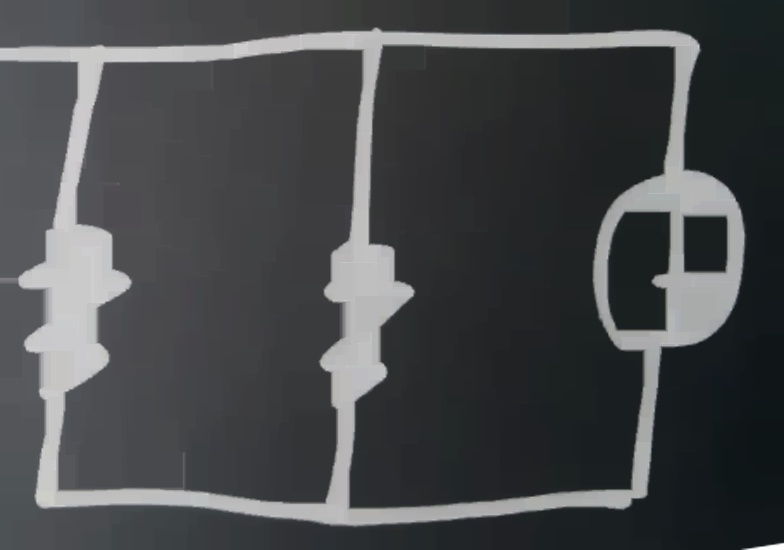
#> input picture custom_mask.jpg, 784 x 550 px
$ python playground.py
#> lines starting #> are read from the running program, lines starting #| are printed output that depends on the picture; after the words box and inside, x2 and y2 are one past the last pixel; in counts of white or black regions, pixels touching at a corner belong together
from cv2 import cv2
import numpy as np
'''from dataclasses import dataclass

@dataclass'''
class ComponentClass:


    def __init__(self,type,rot,point1,point2,source_mask):
        self.type=type
        self.rot=rot
        self.__point1=np.asarray(point1)
        self.__point2=np.asarray(point2)
        __small_offset=np.asarray([3,3])
        self.small_point1=self.__point1+__small_offset
        self.small_point2=self.__point2-__small_offset
        self.pin_rectangles=[]
        self.pin_rectangles.append(np.zeros_like(source_mask))
        self.pin_rectangles.append(np.zeros_like(source_mask))
        cv2.imshow("circuit",source_mask)
        cv2.waitKey(0)
        self.__generate_pin_boxes()
        cv2.imshow("positive",self.pin_rectangles[0])
        cv2.waitKey(0)
        cv2.imshow("negative",self.pin_rectangles[1])
        cv2.waitKey(0)

    def __generate_pin_boxes(self):
        #Positive Bottom
        if(self.rot==0):
            midPointy=(self.__point2[1]+self.__point1[1])/2
            top1=self.__point1
            top2=np.asarray([self.__point2[0],midPointy])

            bottom1=np.asarray([self.__point1[0],midPointy])
            bottom2=self.__point2

            #Index 0 is always negative
            self.pin_rectangles[0]=cv2.rectangle(self.pin_rectangles[0],tuple(top1.astype(int)),tuple(top2.astype(int)), 255, -1)

            self.pin_rectangles[1]=cv2.rectangle(self.pin_rectangles[1],tuple(bottom1.astype(int)),tuple(bottom2.astype(int)), 255, -1)
        elif(self.rot==1):
            midPointx=(self.__point2[0]+self.__point1[0])/2
            left1=self.__point1
            left2=np.asarray([midPointx,self.__point2[1]])

            right1=np.asarray([midPointx,self.__point1[1]])
            right2=self.__point2

             #Index 0 is always negative
            self.pin_rectangles[0]=cv2.rectangle(self.pin_rectangles[0],tuple(right1.astype(int)),tuple(right2.astype(int)), 255, -1)

            self.pin_rectangles[1]=cv2.rectangle(self.pin_rectangles[1],tuple(left1.astype(int)),tuple(left2.astype(int)), 255, -1)

        elif(self.rot==2):
            midPointy=(self.__point2[1]+self.__point1[1])/2
            top1=self.__point1
            top2=np.asarray([self.__point2[0],midPointy])

            bottom1=np.asarray([self.__point1[0],midPointy])
            bottom2=self.__point2

            #Index 0 is always negative
            self.pin_rectangles[0]=cv2.rectangle(self.pin_rectangles[0],tuple(bottom1.astype(int)),tuple(bottom2.astype(int)), 255, -1)

            self.pin_rectangles[1]=cv2.rectangle(self.pin_rectangles[1],tuple(top1.astype(int)),tuple(top2.astype(int)), 255, -1)

        elif(self.rot==4):
            midPointx=(self.__point2[0]+self.__point1[0])/2
            left1=self.__point1
            left2=np.asarray([midPointx,self.__point2[1]])

            right1=np.asarray([midPointx,self.__point1[1]])
            right2=self.__point2

             #Index 0 is always negative
            self.pin_rectangles[0]=cv2.rectangle(self.pin_rectangles[0],tuple(left1.astype(int)),tuple(left2.astype(int)), 255, -1)

            self.pin_rectangles[1]=cv2.rectangle(self.pin_rectangles[1],tuple(right1.astype(int)),tuple(right2.astype(int)), 255, -1)

    def check_intersect(self,line_mask):
        for pin_index,pin_mask in enumerate(self.pin_rectangles):
            #print(pin_index)
            intersect=cv2.bitwise_and(line_mask,pin_mask)
            cv2.imshow("or",cv2.bitwise_or(line_mask,pin_mask))
            cv2.waitKey(0)
            if np.concatenate(intersect).sum() >0:
                #If positive return 1
                return pin_index+1
                '''if pin_index==0:
                    return 1
                else:
                    return -1'''

        return None
            #np.concatenate(skel).sum()
        #print("Private method")
'''
def adj_builder(mask,components):
    #Create a mask with just the lines

    #Scale up compoents by small amount

    #Loop through lines

        #Store temp intersetions
        #store connection index and +,- if negative or positve


        #if no intersection don't add this line to adj
        #or if only one intersection invalid
'''


if __name__ == '__main__':
    # Import images
    imgGray=cv2.imread('custom_mask.jpg', cv2.IMREAD_GRAYSCALE)
#> imgGray: shape (550, 784); min 19, max 255, mean 72.4
    ret,mask = cv2.threshold(imgGray,127,255,cv2.THRESH_BINARY)
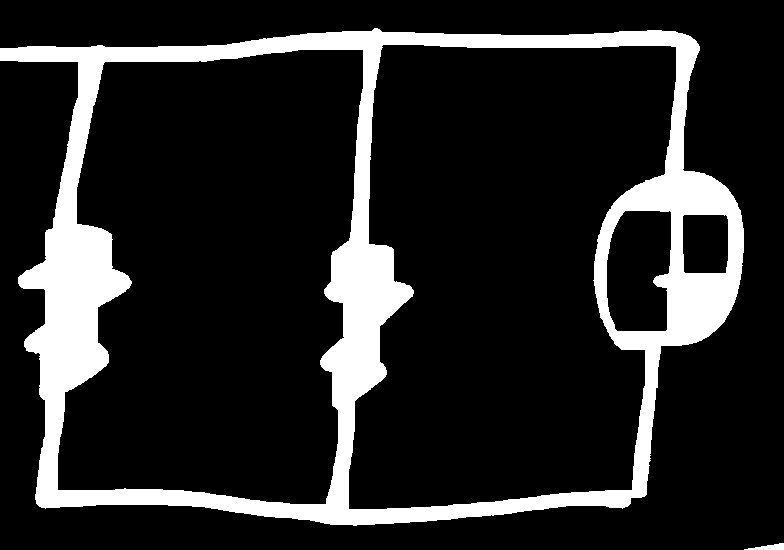
#> mask: shape (550, 784); 15.5% white; 2 white regions, box (x1, y1, x2, y2) and area: (0, 28, 744, 526) 66647, (744, 543, 784, 550) 160
    cv2.imshow("mask",mask)
    cv2.waitKey(0)

    # creating list
    components = []

    # appending instances to list
    components.append(ComponentClass('v',1,(575,167),(746,352),mask))
    components.append(ComponentClass('r',1,(306,239),(452,412),mask))
    components.append(ComponentClass('r',1,(0,216),(153,415),mask))
#> call 3 of __init__, with type = 'r', rot = 1, point1 = (0, 216), point2 = (153, 415)
#> in __init__ (call 3), `cv2.imshow("positive",self.pin_rectangles[0])`:
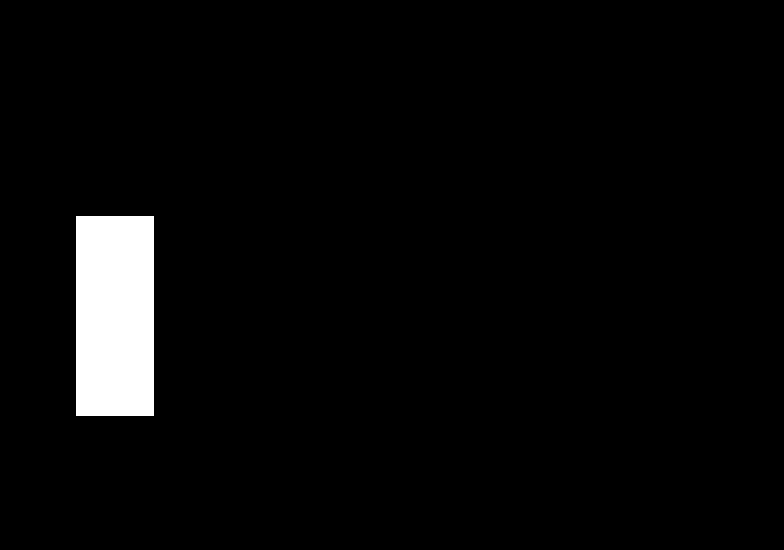
#> window 'positive': shape (550, 784); 3.6% white; 1 white region, box (x1, y1, x2, y2) and area: (76, 216, 154, 416) 15600
#> in __init__ (call 3), `cv2.imshow("negative",self.pin_rectangles[1])`:
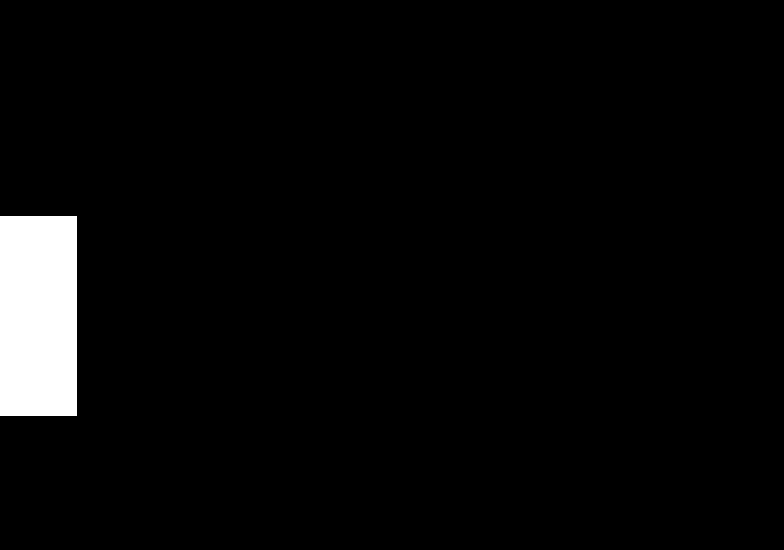
#> window 'negative': shape (550, 784); 3.6% white; 1 white region, box (x1, y1, x2, y2) and area: (0, 216, 77, 416) 15400


    #Make a mask for components
    component_mask=np.zeros_like(mask)

    for component in components:
        #print( obj.name, obj.roll, sep =' ' )
        component_mask=cv2.rectangle(component_mask, tuple(component.small_point1), tuple(component.small_point2), 255, -1)
        cv2.imshow("components",component_mask)
        cv2.waitKey(0)
#> this loop made 3 passes
#> pass 3, `component_mask=cv2.rectangle(component_mask, tuple(component.small_poi..`:
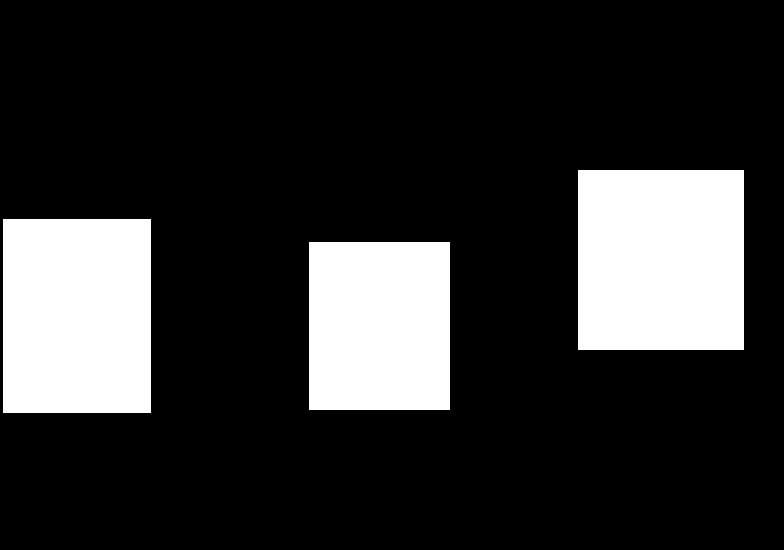
#> component_mask: shape (550, 784); 19.1% white; 3 white regions, box (x1, y1, x2, y2) and area: (578, 170, 744, 350) 29880, (3, 219, 151, 413) 28712, (309, 242, 450, 410) 23688

    line_mask=cv2.bitwise_and(mask,cv2.bitwise_not(component_mask))
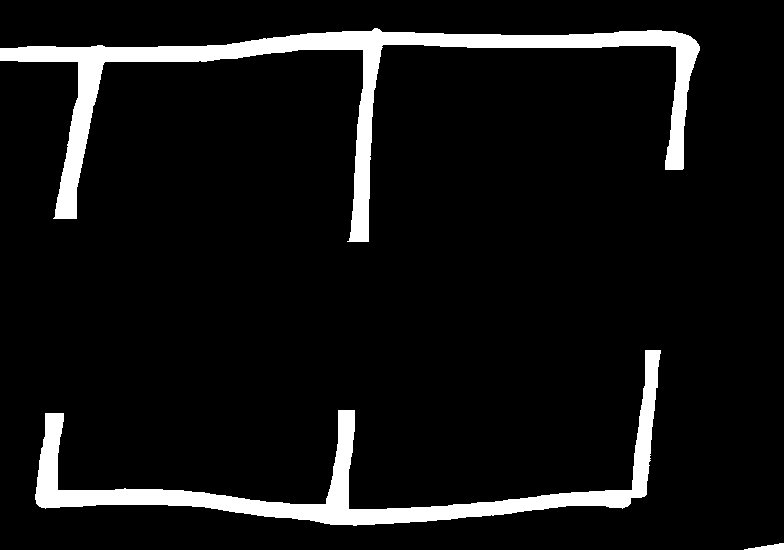
#> line_mask: shape (550, 784); 7.7% white; 3 white regions

    cv2.imshow("lines",line_mask)
    cv2.waitKey(0)
    number_of_components=len(components)
#> number_of_components = 3
    adj_matrix=np.zeros((number_of_components,number_of_components))
#> adj_matrix = [[0, 0, 0], [0, 0, 0], [0, 0, 0]]

    contours, hierarchy = cv2.findContours(line_mask,cv2.RETR_EXTERNAL, cv2.CHAIN_APPROX_NONE)
#> contours = 3 contours; box (x1, y1, x2, y2) and area: (0, 28, 700, 242) 17337, (35, 350, 661, 526) 13564, (744, 543, 784, 550) 117
    for line_idx, line in enumerate(contours):
        #print(line_idx)
        #If you dont' do [cnt] it takes cnt to be a list of sub contours ie.e. each pixel on the edge is a contour
        #filling a pixel doesn't make sense
        line_mask=cv2.drawContours(np.zeros_like(mask),[line], -1, 255, cv2.FILLED)
        cv2.imshow("contours",line_mask)
        cv2.waitKey(0)
        connection_found=False
        for component_idx,component in enumerate(components):
            print(component_idx)
            pintype=component.check_intersect(line_mask)
            if pintype is not None:
                #We have a connection
                #Have we had a previous connection i.e. is the line in adj matrix
                if connection_found==False:
                    adj_matrix=np.pad(adj_matrix,(0,1))
                    connection_found=True
                #Have we already added a row

                adj_matrix[component_idx,number_of_components+line_idx-1]=pintype
                adj_matrix[number_of_components+line_idx-1,component_idx]=pintype
#> this loop made 3 passes
#| 0
#| 1
#| 2
#| 0
#| 1
#| 2
#| 0
#| 1
#| 2
#> pass 1, `line_mask=cv2.drawContours(np.zeros_like(mask),[line], -1, 255, cv2.FI..`:
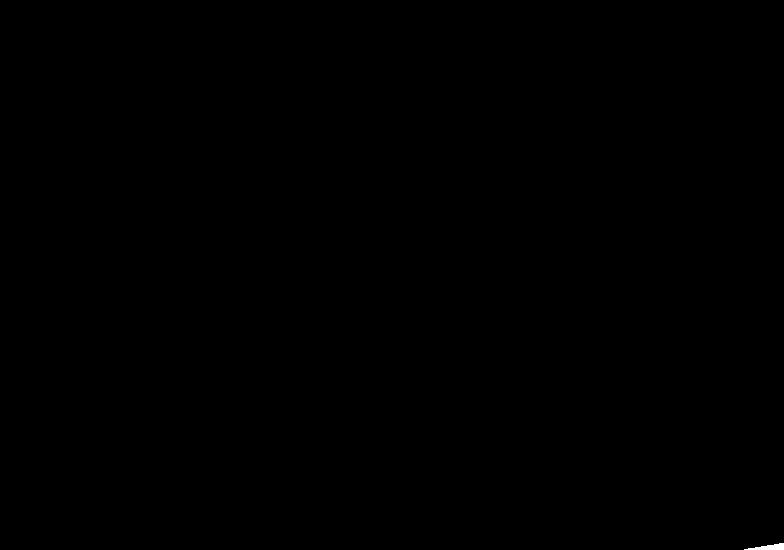
#> line_mask: shape (550, 784); 0.04% white; 1 white region, box (x1, y1, x2, y2) and area: (744, 543, 784, 550) 160
#> after the loop:
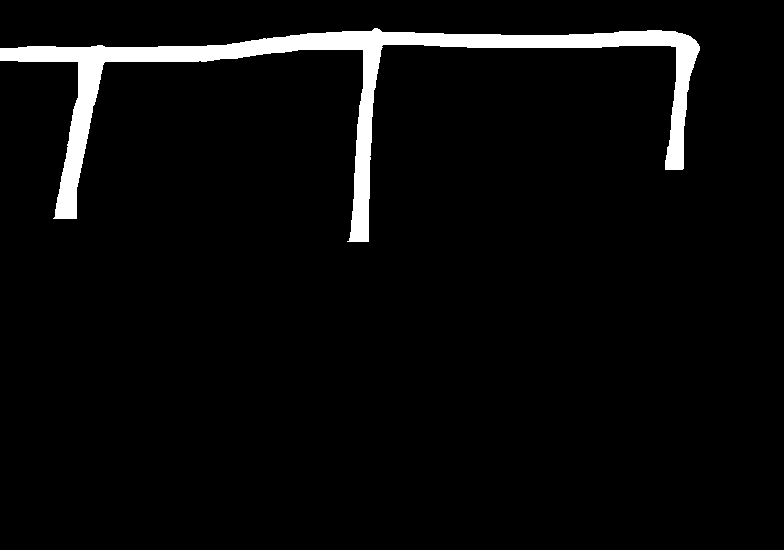
#> line_mask: shape (550, 784); 4.3% white; 1 white region, box (x1, y1, x2, y2) and area: (0, 28, 700, 242) 18513
#> after the loop, adj_matrix = [[0, 0, 0, 1, 1], [0, 0, 0, 2, 2], [0, 0, 0, 2, 1], [1, 2, 2, 0, 0], [1, 2, 1, 0, 0]]
                #might just have an array, each row is the cocmponent and each col is the line
                #or vise versa


    print(adj_matrix)
#| [[0. 0. 0. 1. 1.]
#|  [0. 0. 0. 2. 2.]
#|  [0. 0. 0. 2. 1.]
#|  [1. 2. 2. 0. 0.]
#|  [1. 2. 1. 0. 0.]]
        # If valid line

    '''
    components.append(ComponentClass('Akash',2))
    components.append(geeks('Deependra',40))
    components.append(geeks('Reaper',44))
    '''


    #component_mask=cv.rectangle(img, pt1, pt2, color[, thickness[, lineType[, shift]]]	)
    cv2.destroyAllWindows()
